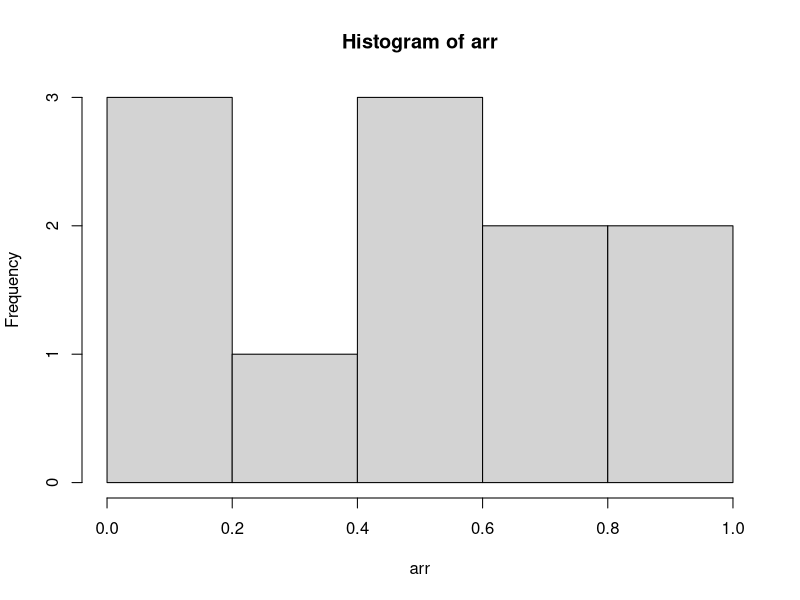

The R source for this figure:
func_rand <- function(val, m){
	return(val/m);
}

func_val <- function(val, a, b, m){
	next_val <- ((a * val) + b) %% m;
	return(next_val);
}

func_f <- function(val){
	ans = exp(-0.5*((abs(val)-1)**2));
	return(ans);
}

func <- function(initial, a, b, m, end){
	count<-0;
	#arr[1]<=0.05
	#arr[2]<=0.30
	#arr[3]<=0.75
	#arr[4]<=0.90
	#arr[5]<=1.00
	arr<-array(5);
	for(i in 1:5){
		arr[i]=0;
	}
	
	val <- func_val(initial, a, b, m);
	random <- func_rand(val, m);
	
	while(count<=end){
		count = count+1;
		arr[count] = random;
		
		val <- func_val(val, a, b, m);
		random <- func_rand(val, m);
	}
	
	for(i in 1:end){
		cat(sprintf("arr[%g]\t%g\n", i, arr[i]));
	}
#	bins = seq(0.05, 0.30, 0.75, 0.90, 1.00);
#	hist(arr, 100,freq = TRUE, include.lowest = TRUE, right = TRUE, density = NULL,
#		angle = 45, col = '#1E90FF', border = NULL,
#		main = paste("Histogram of frequencies and total values
#		generated=",end), xlab = "Random Values" ,
#		axes = TRUE, plot = TRUE, labels = FALSE);
	hist(arr)
	dev.copy(jpeg,'img.jpg');
	dev.off();	
}	

init_value <- 113;
init_value_2 <- 1031;
bound <- 10;

func(init_value, 16807, 0, 106890, bound);

